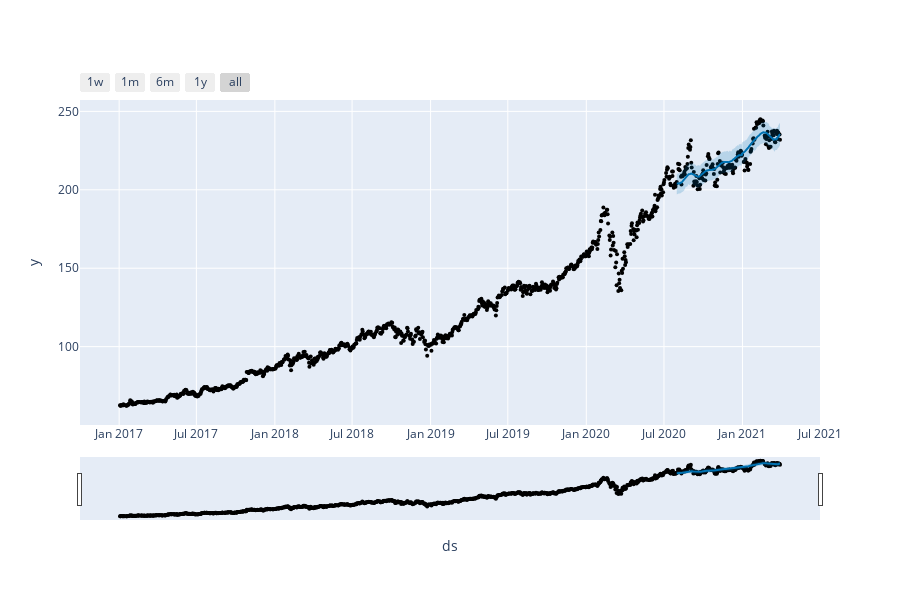

The code cell stored with this chart in its notebook:
### Code cell
plot_plotly(model, result)

### Figure 1 — Plotly figure (JSON) as saved in the notebook; plotly's stock layout.template omitted (floating-point values rounded to 4 significant figures; data arrays with more than 128 entries replaced by an {"elided": "..."} marker saying what was removed)
{"data": [{"marker": {"color": "black", "size": 4}, "mode": "markers", "name": "Actual", "type": "scatter", "x": {"elided": "1067 str values"}, "y": {"elided": "1067 float values"}}, {"hoverinfo": "skip", "line": {"width": 0}, "mode": "lines", "type": "scatter", "x": {"elided": "168 str values"}, "y": {"elided": "168 float values"}}, {"fill": "tonexty", "fillcolor": "rgba(0, 114, 178, 0.2)", "line": {"color": "#0072B2", "width": 2}, "mode": "lines", "name": "Predicted", "type": "scatter", "x": {"elided": "168 str values"}, "y": {"elided": "168 float values"}}, {"fill": "tonexty", "fillcolor": "rgba(0, 114, 178, 0.2)", "hoverinfo": "skip", "line": {"width": 0}, "mode": "lines", "type": "scatter", "x": {"elided": "168 str values"}, "y": {"elided": "168 float values"}}], "layout": {"height": 600, "showlegend": false, "width": 900, "xaxis": {"rangeselector": {"buttons": [{"count": 7, "label": "1w", "step": "day", "stepmode": "backward"}, {"count": 1, "label": "1m", "step": "month", "stepmode": "backward"}, {"count": 6, "label": "6m", "step": "month", "stepmode": "backward"}, {"count": 1, "label": "1y", "step": "year", "stepmode": "backward"}, {"step": "all"}]}, "rangeslider": {"visible": true}, "title": {"text": "ds"}, "type": "date"}, "yaxis": {"title": {"text": "y"}}}}
